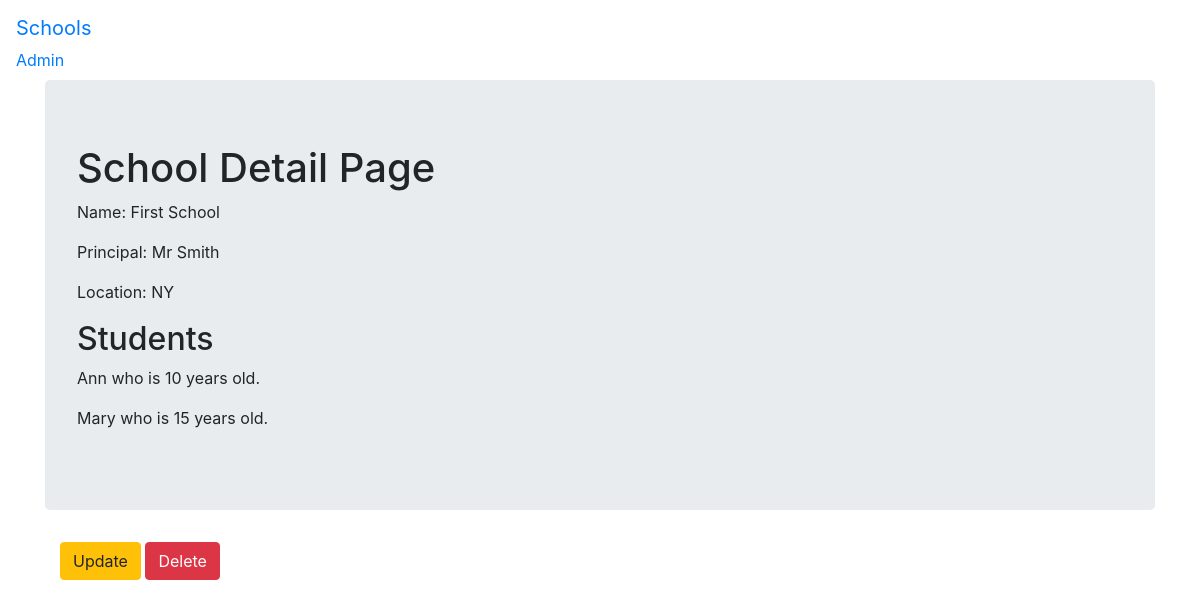
Page /cbv_app/1/ on the earlier database version.
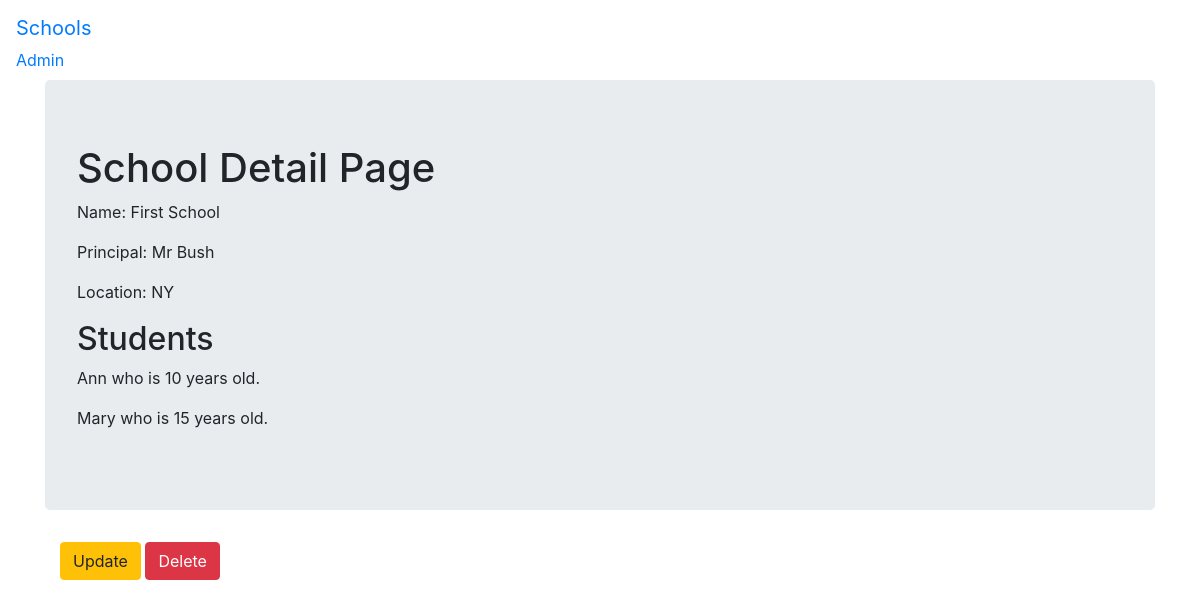
Same page on the later database version.
### cbv_app/models.py (models this page shows, shortened)
class School(models.Model):
    name = models.CharField(max_length = 256)
    principal = models.CharField(max_length = 256)
    location = models.CharField(max_length = 256)

### cbv_app/views.py (the view)
# urls.py: path('<int:pk>/',SchoolDetailView.as_view(), name='detail'),
class SchoolDetailView(DetailView):
    context_object_name = 'school_detail'
    model = School
    template_name = 'cbv_app/school_detail.html'

### cbv_app/templates/cbv_app/school_detail.html
{% extends "cbv_app/cbv_app_base.html" %}
{% block body_block %}
<div class="jumbotron">
  <h1>School Detail Page</h1>
  <p>Name: {{school_detail.name}}</p>
  <p>Principal: {{school_detail.principal}}</p>
  <p>Location: {{school_detail.location}}</p>
  <h2>Students</h2>
  {% for student in school_detail.students.all %}
    <p>{{student.name}} who is {{student.age}} years old.</p>
  {% endfor %}
</div>
<div class="container">
  <p>
    <a class='btn btn-warning' href="{% url 'cbv_app:update' pk=school_detail.pk %}">Update</a>
    <a class='btn btn-danger' href="{% url 'cbv_app:delete' pk=school_detail.pk %}">Delete</a>
  </p>
</div>
{% endblock %}

Differences in the rows shown:
changed School "First School": principal "Mr Smith" → "Mr Bush"
